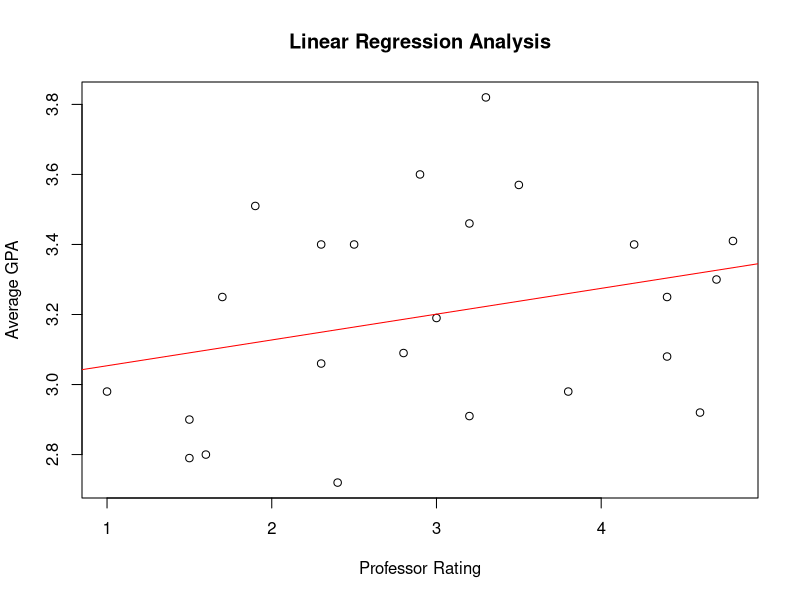

R code for this plot:
# Define the data
professor_ratings <- c(2.4, 4.8, 3.3, 1.7, 4.4, 3, 1.5, 2.3, 4.7, 3.5, 2.3, 1.5, 4.2, 2.5, 3.2, 1.9, 3.2, 4.4, 2.9, 1, 3.8, 4.6, 1.6, 2.8)
average_gpa <- c(2.72, 3.41, 3.82, 3.25, 3.25, 3.19, 2.9, 3.4, 3.3, 3.57, 3.06, 2.79, 3.4, 3.4, 3.46, 3.51, 2.91, 3.08, 3.6, 2.98, 2.98, 2.92, 2.8, 3.09)

# Create a data frame from the vectors
data <- data.frame(professor_ratings, average_gpa)

# Perform linear regression
model <- lm(average_gpa ~ professor_ratings, data = data)

# Print the summary of the regression model
summary(model)

# Plot the data and the regression line
plot(average_gpa ~ professor_ratings, data = data, main = "Linear Regression Analysis", xlab = "Professor Rating", ylab = "Average GPA")
abline(model, col = "red")
